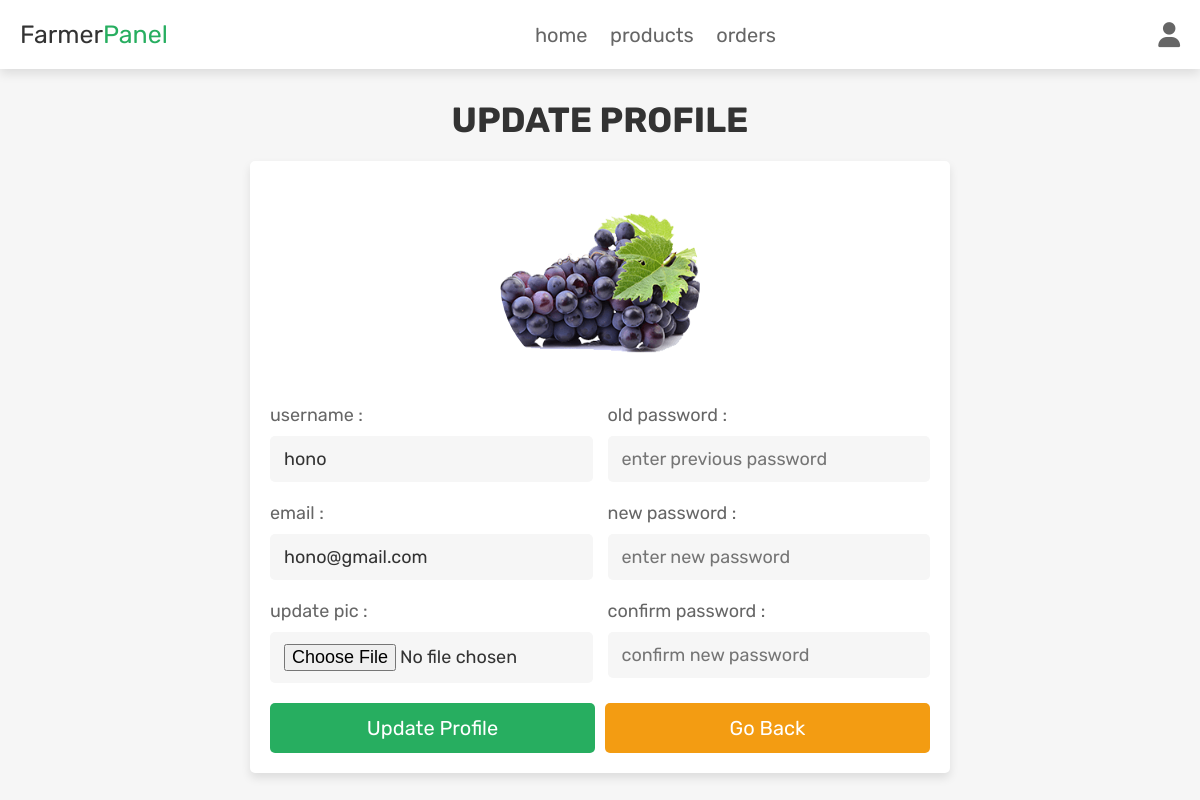
Before: /farmer_update_profile.php (signed in) with the older database file.
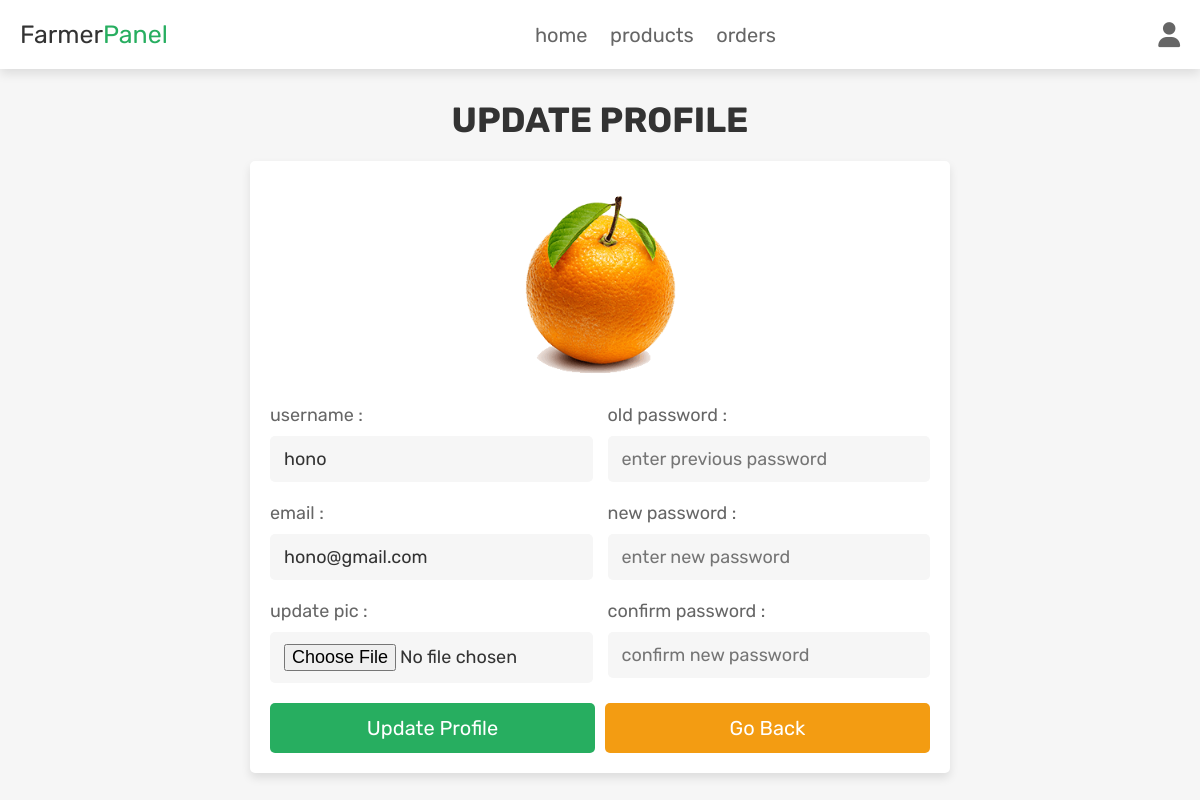
After: the same page with the newer database file.
### tables this page shows
CREATE TABLE `users` (
  `id` int(100) NOT NULL,
  `name` varchar(100) NOT NULL,
  `email` varchar(100) NOT NULL,
  `number` varchar(40) NOT NULL,
  `state` varchar(40) NOT NULL,
  `district` varchar(35) DEFAULT NULL,
  `sector` varchar(35) DEFAULT NULL,
  `password` varchar(100) NOT NULL,
  `user_type` varchar(20) NOT NULL DEFAULT 'user',
  `image` varchar(100) NOT NULL
);

### farmer_update_profile.php (the view, shortened to what this page needs)
<?php
@include 'config.php';
?>
<!DOCTYPE html>
<html lang="en">
<head>
   <link rel="stylesheet" href="https://cdnjs.cloudflare.com/ajax/libs/font-awesome/6.1.1/css/all.min.css">
   <link rel="stylesheet" href="css/components.css">
</head>
<body>
<?php include 'farmer_header.php'; ?>
<section class="update-profile">
   <h1 class="title">update profile</h1>
   <form action="" method="POST" enctype="multipart/form-data">
      <img src="uploaded_img/<?= $fetch_profile['image']; ?>" alt="">
      <div class="flex">
         <div class="inputBox">
            <span>username :</span>
            <input type="text" name="name" value="<?= $fetch_profile['name']; ?>" placeholder="update username" required class="box">
            <span>email :</span>
            <input type="email" name="email" value="<?= $fetch_profile['email']; ?>" placeholder="update email" required class="box">
            <span>update pic :</span>
            <input type="file" name="image" accept="image/jpg, image/jpeg, image/png" class="box">
         </div>
         <div class="inputBox">
            <span>old password :</span>
            <input type="password" name="update_pass" placeholder="enter previous password" class="box">
            <span>new password :</span>
            <input type="password" name="new_pass" placeholder="enter new password" class="box">
            <span>confirm password :</span>
            <input type="password" name="confirm_pass" placeholder="confirm new password" class="box">
         </div>
      </div>
      <div class="flex-btn">
         <input type="submit" class="btn" value="update profile" name="update_profile">
         <a href="farmer_page.php" class="option-btn">go back</a>
      </div>
   </form>
</section>
</body>
</html>

Changed rows visible on the page:
changed users "hono": image: a different picture
